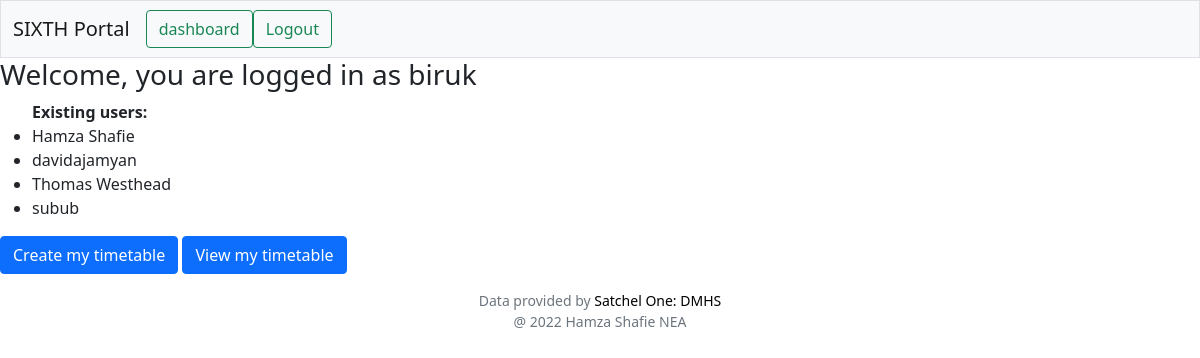
The page /dashboard (signed in) on the database its author committed.
### tables this page shows
CREATE TABLE users (id INTEGER PRIMARY KEY AUTOINCREMENT NOT NULL, username TEXT NOT NULL, password TEXT NOT NULL, mon_p1 BOOLEAN DEFAULT 0, mon_p2 BOOLEAN DEFAULT 0, mon_p3 BOOLEAN DEFAULT 0, mon_p4 BOOLEAN DEFAULT 0, mon_p5 BOOLEAN DEFAULT 0, mon_p6 BOOLEAN DEFAULT 0, tue_p1 BOOLEAN DEFAULT 0, tue_p2 BOOLEAN DEFAULT 0, tue_p3 BOOLEAN DEFAULT 0, tue_p4 BOOLEAN DEFAULT 0, tue_p5 BOOLEAN DEFAULT 0, tue_p6  BOOLEAN DEFAULT 0, wed_p1 BOOLEAN DEFAULT 0, wed_p2 BOOLEAN DEFAULT 0, wed_p3 BOOLEAN DEFAULT 0, wed_p4 BOOLEAN DEFAULT 0, wed_p5 BOOLEAN DEFAULT 0, wed_p6 BOOLEAN DEFAULT 0, thur_p1 BOOLEAN DEFAULT 0, thur_p2 BOOLEAN DEFAULT 0, thur_p3 BOOLEAN DEFAULT 0, thur_p4 BOOLEAN DEFAULT 0, thur_p5 BOOLEAN DEFAULT 0, thur_p6 BOOLEAN DEFAULT 0, fri_p1 BOOLEAN DEFAULT 0, fri_p2 BOOLEAN DEFAULT 0, fri_p3 BOOLEAN DEFAULT 0, fri_p4 BOOLEAN DEFAULT 0, fri_p5 BOOLEAN DEFAULT 0, fri_p6 BOOLEAN DEFAULT 0);

### app.py (the view)
@app.route("/dashboard",methods=["GET","POST"])
@login_required
def dashboard():
    if request.method == "POST":
        conn.commit()
    cursor.execute("SELECT username FROM users")
    users = cursor.fetchall()
    return render_template("dashboard.html", users=users,)

### app.py (called while the page is built)
@app.after_request
def after_request(response):
    response.headers["Cache-Control"] = "no-cache, no-store, must-revalidate"
    response.headers["Expires"] = 0
    response.headers["Pragma"] = "no-cache"
    return response

def login_required(f):
    @wraps(f)
    def decorated_function(*args, **kwargs):
        if session.get("username") is None:
            return redirect("/login")
        return f(*args, **kwargs)
    return decorated_function

### templates/dashboard.html
{% extends "layout.html" %}
{% block nav %}
<button class="btn btn-outline-success and-all-other-classes" onclick="location.href= '/dashboard'">dashboard</button>
<button class="btn btn-outline-success and-all-other-classes" onclick="location.href= '/logout'">Logout</button>
{% endblock %}
{% block main %}
<h3> Welcome, you are logged in as {{ session["username"] }} </h3>
<ul>
    <b>Existing users:</b>
    {% for user in users %}
      <li>{{ user[0] }}</li>
    {% endfor %}
</ul>
<button class="btn btn-primary" onclick="location.href= '/create'">Create my timetable</button>
<button class="btn btn-primary" onclick="location.href= '/view'">View my timetable</button>
{% endblock %}

### rows shown on the page
users: username "Hamza Shafie"
users: username "davidajamyan"
users: username "Thomas Westhead"
users: username "subub"

### other values the page prints
{{ session["username"] }} "biruk"
